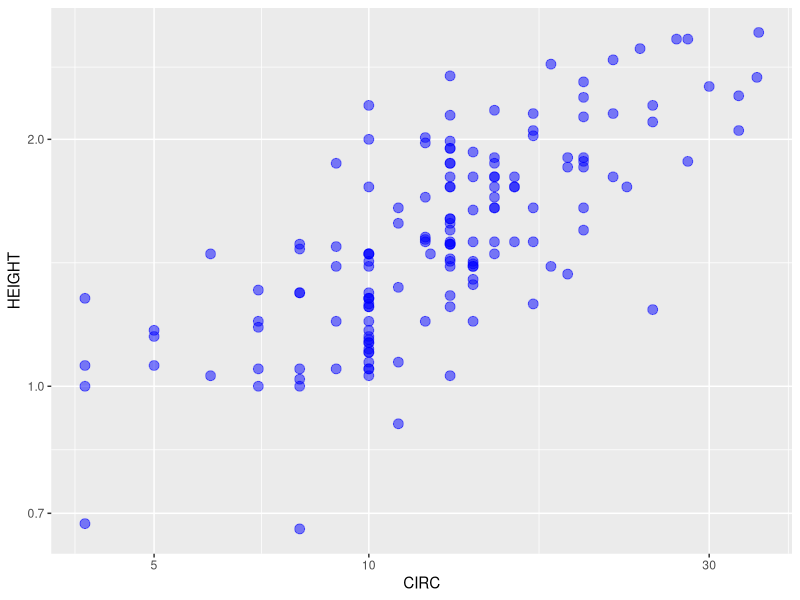
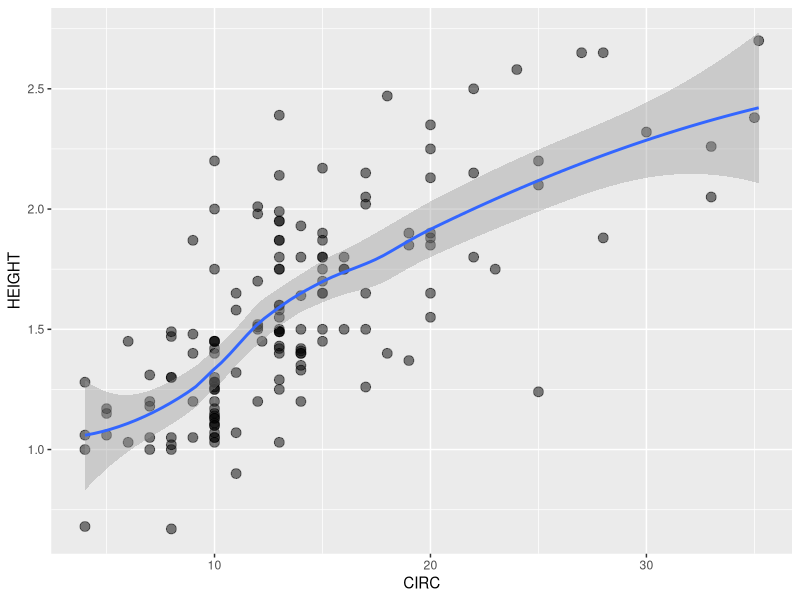
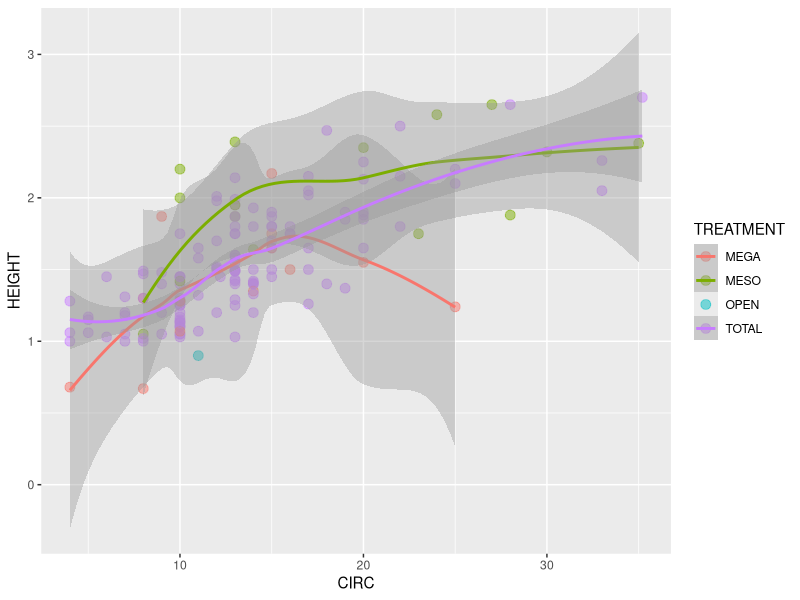
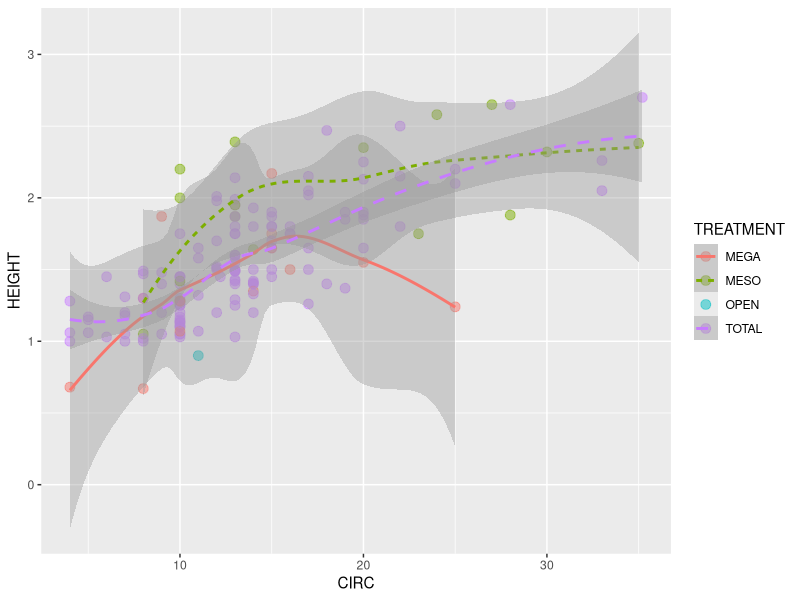
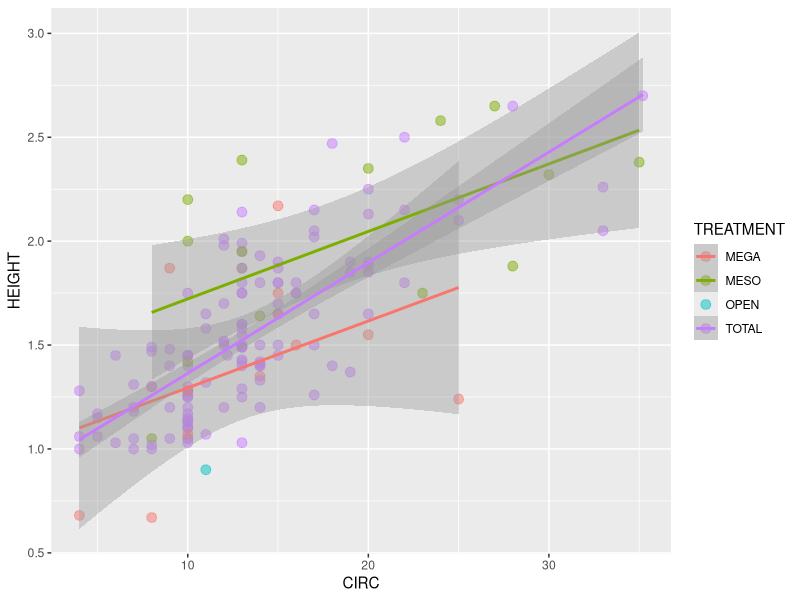
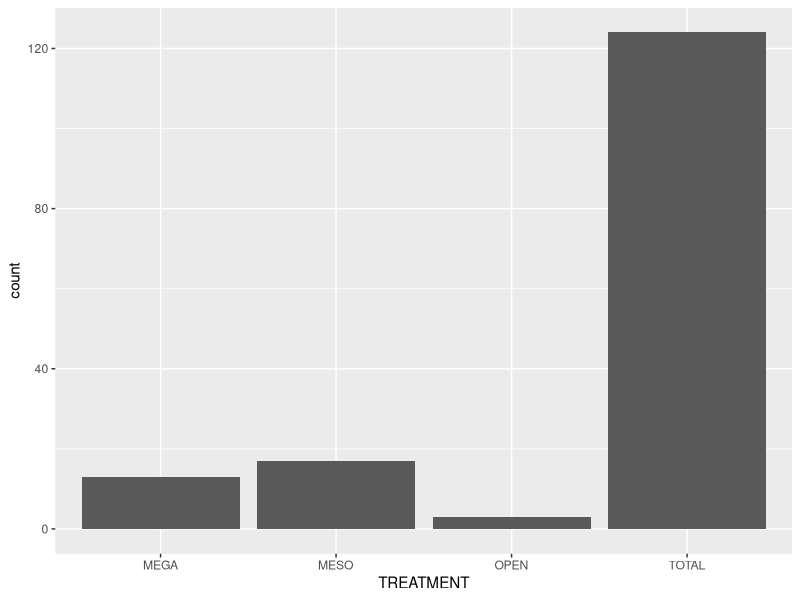
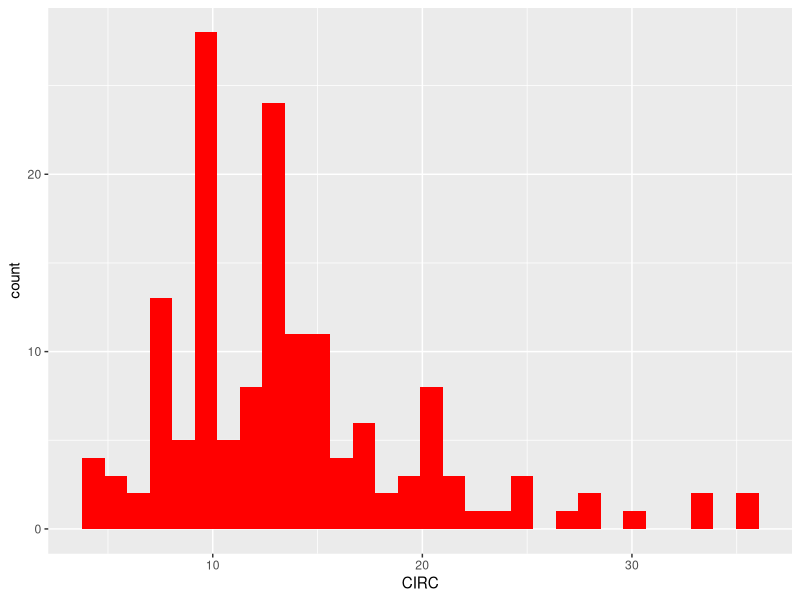
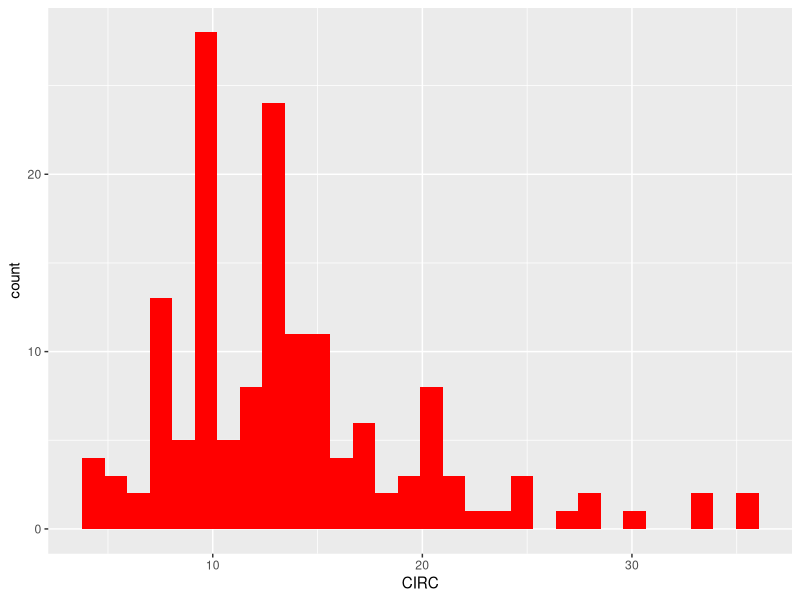

The R script that drew these images, in order:
## ---- chunk 1
knitr::opts_chunk$set(echo = TRUE)
library(ggplot2)
ACACIA <- read.csv(file = "../data-raw/ACACIA_DREPANOLOBIUM_SURVEY.txt", sep = "\t", na.strings = "dead")
## ---- chunk 2
ggplot(data = ACACIA, mapping = aes(x = CIRC, y = HEIGHT)) +
geom_point(size = 3, color = "blue", alpha = 0.5) +
scale_y_log10() +
scale_x_log10()
## ---- chunk 3
ggplot(ACACIA, aes(x = CIRC, y = HEIGHT)) +
geom_point(size = 3, alpha = 0.5) +
geom_smooth()
## ---- chunk 4
ggplot(ACACIA, aes(x = CIRC, y = HEIGHT, color = TREATMENT)) +
geom_point(size = 3, alpha = 0.5) +
geom_smooth()
## ---- chunk 5
ggplot(ACACIA, aes(x = CIRC, y = HEIGHT, color = TREATMENT, linetype = TREATMENT)) +
geom_point(size = 3, alpha = 0.5) +
geom_smooth()
## ---- chunk 6
ggplot(ACACIA, aes(x = CIRC, y = HEIGHT, color = TREATMENT)) +
geom_point(size = 3, alpha = 0.5) +
geom_smooth(method = "lm") # try with "glm"
## ---- chunk 7
ggplot(data = ACACIA, mapping = aes(x = TREATMENT)) +
geom_bar()
## ---- chunk 8
ggplot(ACACIA, aes(x = CIRC)) +
geom_histogram(fill = "red")
## ---- chunk 9
ggplot(ACACIA, aes(x = CIRC)) +
geom_histogram(fill = "red")
## ---- chunk 10
ggplot(ACACIA, aes(x = CIRC, fill = TREATMENT)) +
geom_histogram(bins = 20, color = "gray")
## ---- chunk 11
ggplot() +
geom_point(data = ACACIA,
           mapping = aes(x = CIRC, y = HEIGHT,
                         color = TREATMENT)) +
geom_smooth(data = ACACIA,
            mapping = aes(x = CIRC, y = HEIGHT))
## ---- chunk 12
ggplot() +
geom_point(data = ACACIA,
           mapping = aes(x = CIRC, y = HEIGHT,
                         color = TREATMENT)) +
geom_smooth(data = ACACIA,
            mapping = aes(x = CIRC, y = HEIGHT)) +
geom_histogram(data = ACACIA,
               mapping = aes(x = CIRC, color = TREATMENT),
               alpha = 0.1)
## ---- chunk 13
ggsave("acacia_by_treatment.jpg")
## ---- chunk 14
ggsave("acacia_by_treatment.pdf", height = 5, width = 5)
## ---- chunk 15
#make sure to provude file name as relative path
read.csv(file = "../data-raw/ACACIA_DREPANOLOBIUM_SURVEY.txt", sep = "\t", na.strings = "dead") -> ACACIA2
## ---- chunk 16
head(ACACIA2)
## ---- chunk 17
library(ggplot2)
ggplot(data = ACACIA2, mapping = aes(x = HEIGHT, y = FRUITS, color = ANT)) + geom_point(size = 3, alpha = 0.5) + facet_wrap(~ANT)
